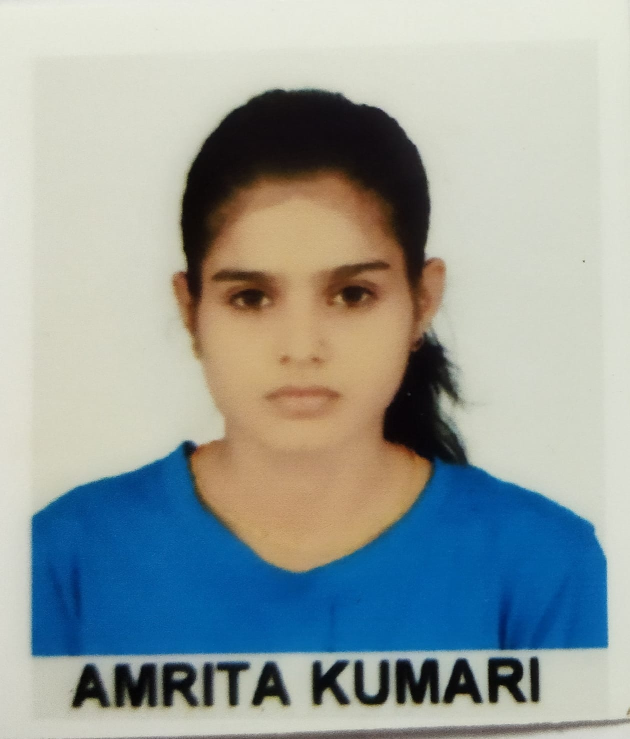
#> input picture my_pic.jpeg, 1260 x 1478 px (shown at 1/2 size)
$ python imageResizer.py
#> lines starting #> are read from the running program, lines starting #| are printed output that depends on the picture
import cv2

image = cv2.imread("my_pic.jpeg", cv2.IMREAD_UNCHANGED)
#> image is the input picture: shape (1478, 1260, 3); mean B, G, R 158.2, 160.4, 150.8
#cv2.imshow("title", image)
#cv2.waitKey(0)


# % by which image is resized
scale_percent = 50

#calculate the 50% of original dimention
new_width = int(image.shape[1] * scale_percent/100)
#> new_width = 630
new_height = int(image.shape[0] * scale_percent / 100)
#> new_height = 739


# resize image
output = cv2.resize(image, (new_width, new_height))
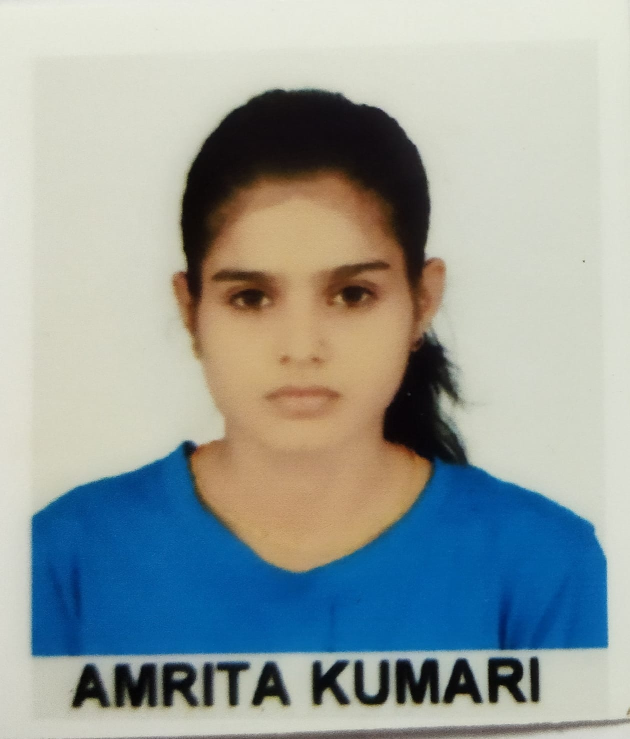
#> output: shape (739, 630, 3); mean B, G, R 158.3, 160.5, 151
cv2.imwrite("new_image.jpeg", output)
cv2.waitKey(0)
